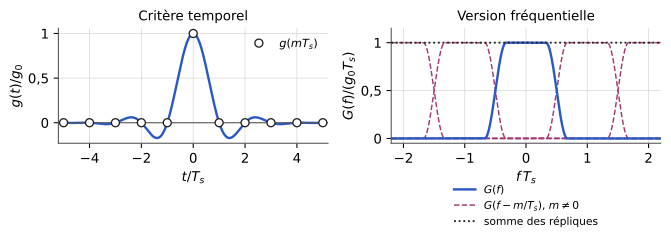

Reproduce this figure in Python.
"""Figure F11 — Exemple de filtre de Nyquist (cosinus surélevé), en temps et en fréquence (TS227, chapitre 2).
D'après le support [poly, p. 43-45] et les notes [notes, f. 2 r°], redessinée.
Axes normalisés (t/Ts, g/g0 ; f·Ts, G/(g0·Ts)), décision d'Armand du 2026-10-07 (bloc
av-echelles-figure-cosinus-sureleve). beta = 0,35 : valeur estimée à partir de la figure du support."""
import matplotlib
matplotlib.use("svg")
import matplotlib.pyplot as plt
import matplotlib.ticker as mticker
import numpy as np
from pathlib import Path

# --- Style commun des figures Bristol (recopié dans chaque script) ---
plt.rcParams.update({
    "font.family": "DejaVu Sans", "mathtext.fontset": "dejavusans", "font.size": 10,
    "axes.grid": True, "grid.color": "#DADADA", "grid.linewidth": 0.6,
    "axes.edgecolor": "#555555", "axes.linewidth": 0.8,
    "axes.spines.top": False, "axes.spines.right": False,
    "lines.linewidth": 1.8, "legend.frameon": False,
    "svg.hashsalt": "bristol",  # rendu SVG reproductible
})
BLEU, VERT, MAGENTA, ORANGE = "#2B59C3", "#1B9E77", "#A23B72", "#E08A1E"
GRIS = "#7E889B"   # éléments ajoutés par rapport à la source (conventions.md § 9)
ENCRE = "#222222"

def virgule(ax, axes="xy"):
    """Virgule décimale et vrai signe moins sur les graduations."""
    f = mticker.FuncFormatter(lambda x, _: f"{x:g}".replace(".", ",").replace("-", "−"))
    if "x" in axes: ax.xaxis.set_major_formatter(f)
    if "y" in axes: ax.yaxis.set_major_formatter(f)

def sauver(fig):
    fig.savefig(Path(__file__).with_suffix(".svg"), bbox_inches="tight", metadata={"Date": None})
# --- Fin du style commun ---

def cosinus_sureleve(x, beta):
    x = np.abs(x); a, b = (1 - beta) / 2, (1 + beta) / 2
    return np.where(x <= a, 1.0, np.where(x <= b, 0.5 * (1 + np.cos(np.pi / beta * (x - a))), 0.0))

def cosinus_sureleve_temps(u, beta):
    """g(t)/g0 en fonction de u = t/Ts (valeur limite aux points |u| = 1/(2 beta))."""
    u = np.asarray(u, dtype=float)
    den = 1 - (2 * beta * u) ** 2
    sing = np.isclose(den, 0)
    val = np.sinc(u) * np.cos(np.pi * beta * u) / np.where(sing, 1, den)
    return np.where(sing, np.pi / 4 * np.sinc(1 / (2 * beta)), val)

beta = 0.35
fig, (at, af) = plt.subplots(1, 2, figsize=(7.2, 2.9))
u = np.linspace(-5, 5, 2001)
at.plot(u, cosinus_sureleve_temps(u, beta), color=BLEU)
m = np.arange(-5, 6)
at.plot(m, cosinus_sureleve_temps(m, beta), "o", ms=6, color=ENCRE, mfc="white", zorder=3,
        label="$g(mT_s)$")
at.axhline(0, color="#555555", lw=0.8)
at.set_xlim(-5.2, 5.2); at.set_xticks(range(-4, 5, 2))
at.set_xlabel("$t/T_s$"); at.set_ylabel("$g(t)/g_0$"); at.set_title("Critère temporel", fontsize=10)
at.legend(loc="upper right", fontsize=8.5)

x = np.linspace(-2.2, 2.2, 2001)
for k in (-2, -1, 1, 2):
    af.plot(x, cosinus_sureleve(x - k, beta), color=MAGENTA, ls="--", lw=1.1)
af.plot(x, cosinus_sureleve(x, beta), color=BLEU, label="$G(f)$", zorder=3)
af.plot([], [], color=MAGENTA, ls="--", lw=1.1, label=r"$G(f - m/T_s)$, $m \neq 0$")
af.plot(x, sum(cosinus_sureleve(x - k, beta) for k in range(-4, 5)), color=ENCRE, lw=1.4, ls=(0, (1, 1.5)), label="somme des répliques", zorder=4)
af.set_xlim(-2.2, 2.2); af.set_ylim(-0.05, 1.15)
af.set_xlabel("$f\\,T_s$"); af.set_ylabel("$G(f)/(g_0 T_s)$"); af.set_title("Version fréquentielle", fontsize=10)
af.legend(loc="upper center", ncol=1, fontsize=8, bbox_to_anchor=(0.5, -0.28))
for ax in (at, af): virgule(ax)
fig.tight_layout()
sauver(fig)
